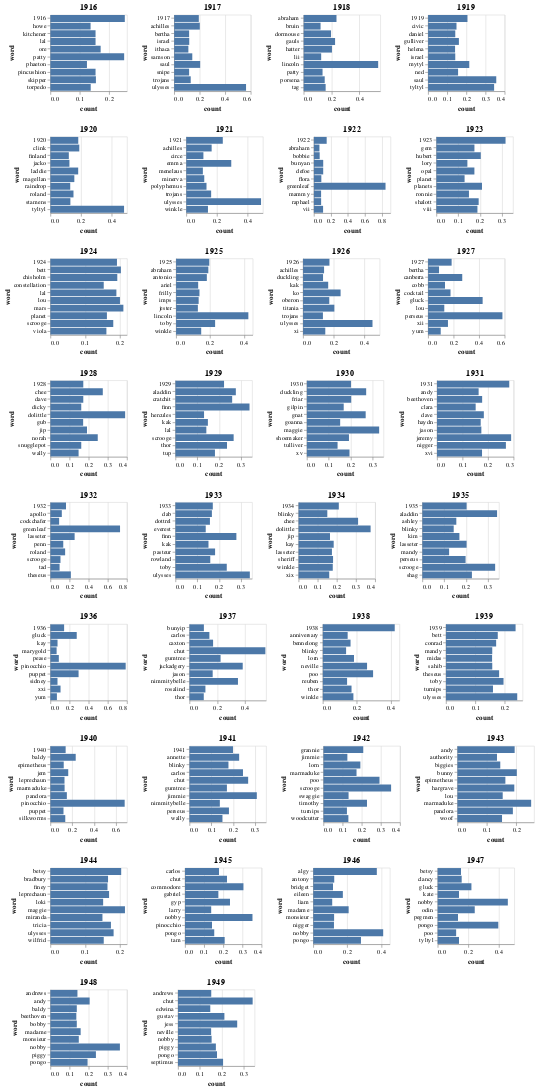

The notebook cell this image was saved under:
### Markdown cell above
And know we'll display the results in one huuuge chart.

### Code cell
compound_chart = alt.vconcat()
years = get_years(journals.value)
# Number of columns
cols = 4
start = 0
while start < len(years):
    row = alt.hconcat()
    for year in years[start:start+cols]:
        df_year_word_count = pd.DataFrame([{'word': w, 'count': df_tfidf_years.loc[year][w]} for w in df_years_top.loc[year].tolist()])
        chart = alt.Chart(df_year_word_count).mark_bar().encode(
            y='word:N',
            x='count:Q',
        ).properties(width=120, height=120, title=str(year), columns=4)
        row |= chart
    compound_chart &= row
    start += cols
compound_chart

### Figure 1 — Vega-Lite specification as saved in the notebook (floating-point values rounded to 4 significant figures)
{"$schema": "https://vega.github.io/schema/vega-lite/v3.3.0.json", "config": {"mark": {"tooltip": null}, "view": {"height": 300, "width": 400}}, "data": {"name": "data-eb2e9e7489804f1b88b633282f2a792a"}, "datasets": {"data-0b9aeb9887d76cd155191421254f8161": [{"count": 0.4811, "word": "tyltyl"}, {"count": 0.1886, "word": "clink"}, {"count": 0.182, "word": "1920"}, {"count": 0.1815, "word": "laddie"}, {"count": 0.1563, "word": "magellan"}, {"count": 0.1508, "word": "roland"}, {"count": 0.1305, "word": "stamens"}, {"count": 0.1295, "word": "raindrop"}, {"count": 0.1243, "word": "jacko"}, {"count": 0.1203, "word": "finland"}], "data-0edc9a8010dfc2f4f6ad52bdc91d9849": [{"count": 0.3763, "word": "dolittle"}, {"count": 0.3109, "word": "chee"}, {"count": 0.2101, "word": "1934"}, {"count": 0.1834, "word": "kay"}, {"count": 0.1801, "word": "sheriff"}, {"count": 0.1786, "word": "winkle"}, {"count": 0.1742, "word": "lasseter"}, {"count": 0.1641, "word": "jip"}, {"count": 0.1601, "word": "xix"}, {"count": 0.1501, "word": "blinky"}], "data-12aac49c1ebb2c0baf8cb5f98756c3d1": [{"count": 0.5633, "word": "ulysses"}, {"count": 0.2037, "word": "saul"}, {"count": 0.2008, "word": "achilles"}, {"count": 0.1931, "word": "1917"}, {"count": 0.142, "word": "samson"}, {"count": 0.1296, "word": "trojans"}, {"count": 0.1181, "word": "israel"}, {"count": 0.1172, "word": "bertha"}, {"count": 0.1172, "word": "snipe"}, {"count": 0.1113, "word": "ithaca"}], "data-23634c772f51215a0ccdd33eba84f8c7": [{"count": 0.4882, "word": "ulysses"}, {"count": 0.2937, "word": "emma"}, {"count": 0.2384, "word": "1921"}, {"count": 0.1656, "word": "achilles"}, {"count": 0.1623, "word": "trojans"}, {"count": 0.1415, "word": "winkle"}, {"count": 0.132, "word": "polyphemus"}, {"count": 0.1173, "word": "minerva"}, {"count": 0.1117, "word": "circe"}, {"count": 0.1082, "word": "menelaus"}], "data-38557c7b4b21f7209a41fedccb88da08": [{"count": 0.3631, "word": "nobby"}, {"count": 0.2378, "word": "piggy"}, {"count": 0.2049, "word": "andy"}, {"count": 0.1942, "word": "pongo"}, {"count": 0.1581, "word": "madame"}, {"count": 0.1483, "word": "monsieur"}, {"count": 0.1413, "word": "andrews"}, {"count": 0.1379, "word": "baldy"}, {"count": 0.1379, "word": "bobby"}, {"count": 0.1355, "word": "beethoven"}], "data-454e346b977ebe89d74d36080b4f97f5": [{"count": 0.34, "word": "ulysses"}, {"count": 0.2785, "word": "finn"}, {"count": 0.2346, "word": "toby"}, {"count": 0.1812, "word": "pasteur"}, {"count": 0.1707, "word": "1933"}, {"count": 0.1666, "word": "dab"}, {"count": 0.1592, "word": "rowland"}, {"count": 0.1576, "word": "dottrel"}, {"count": 0.151, "word": "kak"}, {"count": 0.1384, "word": "everest"}], "data-513be4838f55599c0b6cf7887ce95f48": [{"count": 0.3078, "word": "jimmie"}, {"count": 0.2682, "word": "chut"}, {"count": 0.2445, "word": "carlos"}, {"count": 0.2271, "word": "annette"}, {"count": 0.1989, "word": "1941"}, {"count": 0.1804, "word": "perseus"}, {"count": 0.1782, "word": "blinky"}, {"count": 0.1711, "word": "gumtree"}, {"count": 0.1507, "word": "wally"}, {"count": 0.1387, "word": "nimmitybelle"}], "data-53a24e9f2f8535a64fa72b3681106d36": [{"count": 0.8421, "word": "greenleaf"}, {"count": 0.1503, "word": "1922"}, {"count": 0.1095, "word": "bunyan"}, {"count": 0.1094, "word": "defoe"}, {"count": 0.1081, "word": "vii"}, {"count": 0.08748, "word": "flora"}, {"count": 0.08503, "word": "raphael"}, {"count": 0.08456, "word": "mammy"}, {"count": 0.06802, "word": "bobbie"}, {"count": 0.0651, "word": "abraham"}], "data-57442175d88dbcaec9b558d8ab61ec5a": [{"count": 0.3534, "word": "scrooge"}, {"count": 0.2928, "word": "poo"}, {"count": 0.2274, "word": "timothy"}, {"count": 0.2079, "word": "grannie"}, {"count": 0.1928, "word": "lorn"}, {"count": 0.1727, "word": "marmaduke"}, {"count": 0.1312, "word": "swaggie"}, {"count": 0.1302, "word": "woodcutter"}, {"count": 0.1249, "word": "jimmie"}, {"count": 0.1226, "word": "turnips"}], "data-6071fe51513fb71ff32eea9720a64c4a": [{"count": 0.5451, "word": "chut"}, {"count": 0.3825, "word": "jackadgery"}, {"count": 0.3483, "word": "nimmitybelle"}, {"count": 0.2233, "word": "gumtree"}, {"count": 0.1696, "word": "caxton"}, {"count": 0.1666, "word": "jason"}, {"count": 0.143, "word": "carlos"}, {"count": 0.1145, "word": "rosalind"}, {"count": 0.1034, "word": "bunyip"}, {"count": 0.1026, "word": "thor"}], "data-636a5ee6615b8edbd04ad901d7828ab3": [{"count": 0.4535, "word": "ulysses"}, {"count": 0.2452, "word": "ko"}, {"count": 0.2044, "word": "titania"}, {"count": 0.1725, "word": "1926"}, {"count": 0.1713, "word": "oberon"}, {"count": 0.1642, "word": "kak"}, {"count": 0.1452, "word": "xi"}, {"count": 0.1373, "word": "achilles"}, {"count": 0.1305, "word": "duckling"}, {"count": 0.1298, "word": "trojans"}], "data-6b4552c442c6bb33f31352c9670051fa": [{"count": 0.2097, "word": "mars"}, {"count": 0.2026, "word": "bett"}, {"count": 0.1999, "word": "lou"}, {"count": 0.1922, "word": "chisholm"}, {"count": 0.1913, "word": "1924"}, {"count": 0.1896, "word": "lal"}, {"count": 0.1806, "word": "scrooge"}, {"count": 0.1624, "word": "planet"}, {"count": 0.1609, "word": "viola"}, {"count": 0.1532, "word": "constellation"}], "data-72765005b534a686dec9720366aa3452": [{"count": 0.5351, "word": "lincoln"}, {"count": 0.2356, "word": "abraham"}, {"count": 0.2255, "word": "gauls"}, {"count": 0.2031, "word": "hatter"}, {"count": 0.1963, "word": "dormouse"}, {"count": 0.1577, "word": "tag"}, {"count": 0.151, "word": "porsena"}, {"count": 0.1355, "word": "patty"}, {"count": 0.1257, "word": "lii"}, {"count": 0.1212, "word": "bruin"}], "data-747d381d127e01b6fc3583efef398fee": [{"count": 0.3524, "word": "nobby"}, {"count": 0.3052, "word": "commodore"}, {"count": 0.2349, "word": "gyp"}, {"count": 0.2193, "word": "chut"}, {"count": 0.2072, "word": "tam"}, {"count": 0.1775, "word": "carlos"}, {"count": 0.1742, "word": "gabriel"}, {"count": 0.1527, "word": "pongo"}, {"count": 0.141, "word": "pinocchio"}, {"count": 0.1368, "word": "larry"}], "data-758b544d1ce3115765b60233132c8ca8": [{"count": 0.7276, "word": "greenleaf"}, {"count": 0.2531, "word": "lasseter"}, {"count": 0.2137, "word": "theseus"}, {"count": 0.1632, "word": "1932"}, {"count": 0.1539, "word": "roland"}, {"count": 0.1344, "word": "penn"}, {"count": 0.1192, "word": "apollo"}, {"count": 0.1053, "word": "scrooge"}, {"count": 0.09599, "word": "tad"}, {"count": 0.09119, "word": "cockchafer"}], "data-7fdda19d1d0e461a242ab3d2d9b0c28d": [{"count": 0.3904, "word": "dolittle"}, {"count": 0.2737, "word": "chee"}, {"count": 0.2474, "word": "norah"}, {"count": 0.1912, "word": "jip"}, {"count": 0.1718, "word": "1928"}, {"count": 0.1718, "word": "dave"}, {"count": 0.1711, "word": "gub"}, {"count": 0.1612, "word": "dicky"}, {"count": 0.1612, "word": "snugglepot"}, {"count": 0.1473, "word": "wally"}], "data-8ba06f7b8fb309a782f28f019615ccc3": [{"count": 0.3412, "word": "chut"}, {"count": 0.2706, "word": "jess"}, {"count": 0.2121, "word": "gustav"}, {"count": 0.2061, "word": "septimus"}, {"count": 0.1783, "word": "pongo"}, {"count": 0.1731, "word": "piggy"}, {"count": 0.1537, "word": "nobby"}, {"count": 0.152, "word": "andrews"}, {"count": 0.1515, "word": "neville"}, {"count": 0.1476, "word": "edwina"}], "data-933778585679c5b13089926c43534693": [{"count": 0.2142, "word": "maggie"}, {"count": 0.2034, "word": "betsy"}, {"count": 0.1816, "word": "ulysses"}, {"count": 0.1739, "word": "tricia"}, {"count": 0.1686, "word": "leprechaun"}, {"count": 0.1657, "word": "bradbury"}, {"count": 0.164, "word": "finey"}, {"count": 0.1533, "word": "wilfrid"}, {"count": 0.1516, "word": "loki"}, {"count": 0.1496, "word": "miranda"}], "data-a16066f589934087d11906c45dd679a0": [{"count": 0.2503, "word": "marmaduke"}, {"count": 0.2016, "word": "bunny"}, {"count": 0.1943, "word": "andy"}, {"count": 0.1931, "word": "hargrave"}, {"count": 0.1882, "word": "pandora"}, {"count": 0.1628, "word": "epimetheus"}, {"count": 0.1537, "word": "lou"}, {"count": 0.1514, "word": "woof"}, {"count": 0.1455, "word": "biggies"}, {"count": 0.1343, "word": "authority"}], "data-b7be96cb5d5a7125000530ed05042a5b": [{"count": 0.3561, "word": "saul"}, {"count": 0.3449, "word": "tyltyl"}, {"count": 0.2151, "word": "mytyl"}, {"count": 0.2056, "word": "1919"}, {"count": 0.1609, "word": "gulliver"}, {"count": 0.1567, "word": "ned"}, {"count": 0.1484, "word": "civic"}, {"count": 0.142, "word": "daniel"}, {"count": 0.1419, "word": "israel"}, {"count": 0.141, "word": "helena"}], "data-b85161432ffa1d1a8cd3895656f78353": [{"count": 0.2904, "word": "jeremy"}, {"count": 0.283, "word": "1931"}, {"count": 0.2699, "word": "nigger"}, {"count": 0.1834, "word": "dave"}, {"count": 0.1768, "word": "beethoven"}, {"count": 0.1763, "word": "xvi"}, {"count": 0.1737, "word": "jason"}, {"count": 0.1711, "word": "haydn"}, {"count": 0.163, "word": "andy"}, {"count": 0.1514, "word": "clara"}], "data-b98d33c4a0303c507f31ed03b8a74614": [{"count": 0.4582, "word": "nobby"}, {"count": 0.396, "word": "pongo"}, {"count": 0.2421, "word": "odin"}, {"count": 0.2205, "word": "gluck"}, {"count": 0.1569, "word": "clancy"}, {"count": 0.1524, "word": "betsy"}, {"count": 0.1394, "word": "tyltyl"}, {"count": 0.1392, "word": "kate"}, {"count": 0.1329, "word": "pegmen"}, {"count": 0.1207, "word": "poo"}], "data-c07f7709f01f48b27267317076ff2c2c": [{"count": 0.4248, "word": "lincoln"}, {"count": 0.2294, "word": "toby"}, {"count": 0.195, "word": "1925"}, {"count": 0.1895, "word": "abraham"}, {"count": 0.1808, "word": "antonio"}, {"count": 0.1477, "word": "winkle"}, {"count": 0.1374, "word": "frilly"}, {"count": 0.1327, "word": "imps"}, {"count": 0.1298, "word": "ariel"}, {"count": 0.128, "word": "jester"}], "data-c168242a69169adee0bdbda03a047f7c": [{"count": 0.2421, "word": "ulysses"}, {"count": 0.2364, "word": "1939"}, {"count": 0.1955, "word": "toby"}, {"count": 0.1805, "word": "theseus"}, {"count": 0.1759, "word": "bett"}, {"count": 0.1704, "word": "conrad"}, {"count": 0.1597, "word": "turnips"}, {"count": 0.1572, "word": "mandy"}, {"count": 0.1572, "word": "sahib"}, {"count": 0.1566, "word": "midas"}], "data-c4381a9518076374a19528d04b997d4d": [{"count": 0.411, "word": "nobby"}, {"count": 0.3736, "word": "algy"}, {"count": 0.2804, "word": "pongo"}, {"count": 0.208, "word": "madame"}, {"count": 0.1739, "word": "eileen"}, {"count": 0.1233, "word": "antony"}, {"count": 0.1225, "word": "monsieur"}, {"count": 0.1217, "word": "nigger"}, {"count": 0.1161, "word": "bridget"}, {"count": 0.1114, "word": "liam"}], "data-c5d4978252976156a1b9071062de1c36": [{"count": 0.3386, "word": "finn"}, {"count": 0.276, "word": "aladdin"}, {"count": 0.2661, "word": "scrooge"}, {"count": 0.2593, "word": "cratchit"}, {"count": 0.2357, "word": "thor"}, {"count": 0.2222, "word": "1929"}, {"count": 0.1806, "word": "tup"}, {"count": 0.1483, "word": "kak"}, {"count": 0.1412, "word": "lal"}, {"count": 0.1308, "word": "hercules"}], "data-cc0fb8d5ce7ccc656c7d0c4a3fe9692d": [{"count": 0.679, "word": "pinocchio"}, {"count": 0.2314, "word": "baldy"}, {"count": 0.1631, "word": "jem"}, {"count": 0.1504, "word": "pandora"}, {"count": 0.1393, "word": "1940"}, {"count": 0.136, "word": "silkworms"}, {"count": 0.1299, "word": "marmaduke"}, {"count": 0.129, "word": "leprechaun"}, {"count": 0.1218, "word": "epimetheus"}, {"count": 0.1198, "word": "puppet"}], "data-d197ede87489e4696f3816ee8804f1a7": [{"count": 0.5825, "word": "perseus"}, {"count": 0.4274, "word": "gluck"}, {"count": 0.2676, "word": "canberra"}, {"count": 0.1844, "word": "1927"}, {"count": 0.1757, "word": "cocktail"}, {"count": 0.1557, "word": "xii"}, {"count": 0.1323, "word": "cobb"}, {"count": 0.1269, "word": "lou"}, {"count": 0.09898, "word": "yum"}, {"count": 0.0857, "word": "bertha"}], "data-d403c640984d7018214b68bf8bccfcab": [{"count": 0.3304, "word": "maggie"}, {"count": 0.2711, "word": "duckling"}, {"count": 0.2688, "word": "gnat"}, {"count": 0.2027, "word": "friar"}, {"count": 0.2017, "word": "1930"}, {"count": 0.1949, "word": "xv"}, {"count": 0.1924, "word": "shoemaker"}, {"count": 0.1684, "word": "gilpin"}, {"count": 0.1522, "word": "goanna"}, {"count": 0.1403, "word": "tulliver"}], "data-d61590ee1d7ea2cbe05a21507c09757e": [{"count": 0.3416, "word": "aladdin"}, {"count": 0.3328, "word": "scrooge"}, {"count": 0.2266, "word": "shag"}, {"count": 0.2023, "word": "1935"}, {"count": 0.2023, "word": "lasseter"}, {"count": 0.1976, "word": "perseus"}, {"count": 0.1694, "word": "kim"}, {"count": 0.1553, "word": "ashley"}, {"count": 0.1433, "word": "blinky"}, {"count": 0.1223, "word": "mandy"}], "data-d6a20f8d88518995f0ee108be8682d8e": [{"count": 0.4226, "word": "1938"}, {"count": 0.2954, "word": "poo"}, {"count": 0.26, "word": "neville"}, {"count": 0.1831, "word": "lorn"}, {"count": 0.1797, "word": "winkle"}, {"count": 0.1687, "word": "thor"}, {"count": 0.1629, "word": "bennelong"}, {"count": 0.1459, "word": "anniversary"}, {"count": 0.1426, "word": "reuben"}, {"count": 0.1368, "word": "blinky"}], "data-d9ad500c8602b2807fa497cd031a62dd": [{"count": 0.7867, "word": "pinocchio"}, {"count": 0.2944, "word": "puppet"}, {"count": 0.2751, "word": "gluck"}, {"count": 0.1433, "word": "1936"}, {"count": 0.106, "word": "xxi"}, {"count": 0.08796, "word": "pease"}, {"count": 0.07455, "word": "kay"}, {"count": 0.07419, "word": "sidney"}, {"count": 0.06801, "word": "yum"}, {"count": 0.06491, "word": "marygold"}], "data-e0ea42bec8c43b2290c79979d3bb7551": [{"count": 0.3161, "word": "1923"}, {"count": 0.2084, "word": "planets"}, {"count": 0.2029, "word": "hubert"}, {"count": 0.1933, "word": "shalott"}, {"count": 0.1876, "word": "viii"}, {"count": 0.1739, "word": "gem"}, {"count": 0.1738, "word": "opal"}, {"count": 0.1489, "word": "ronnie"}, {"count": 0.1417, "word": "lory"}, {"count": 0.1289, "word": "planet"}], "data-eb2e9e7489804f1b88b633282f2a792a": [{"count": 0.2527, "word": "1916"}, {"count": 0.2505, "word": "patty"}, {"count": 0.1706, "word": "ore"}, {"count": 0.1546, "word": "skipper"}, {"count": 0.1533, "word": "kitchener"}, {"count": 0.1533, "word": "lal"}, {"count": 0.1533, "word": "pincushion"}, {"count": 0.1369, "word": "torpedo"}, {"count": 0.1365, "word": "howe"}, {"count": 0.1241, "word": "phaeton"}]}, "vconcat": [{"hconcat": [{"columns": 4, "encoding": {"x": {"field": "count", "type": "quantitative"}, "y": {"field": "word", "type": "nominal"}}, "height": 120, "mark": "bar", "title": "1916", "width": 120}, {"columns": 4, "data": {"name": "data-12aac49c1ebb2c0baf8cb5f98756c3d1"}, "encoding": {"x": {"field": "count", "type": "quantitative"}, "y": {"field": "word", "type": "nominal"}}, "height": 120, "mark": "bar", "title": "1917", "width": 120}, {"columns": 4, "data": {"name": "data-72765005b534a686dec9720366aa3452"}, "encoding": {"x": {"field": "count", "type": "quantitative"}, "y": {"field": "word", "type": "nominal"}}, "height": 120, "mark": "bar", "title": "1918", "width": 120}, {"columns": 4, "data": {"name": "data-b7be96cb5d5a7125000530ed05042a5b"}, "encoding": {"x": {"field": "count", "type": "quantitative"}, "y": {"field": "word", "type": "nominal"}}, "height": 120, "mark": "bar", "title": "1919", "width": 120}]}, {"data": {"name": "data-0b9aeb9887d76cd155191421254f8161"}, "hconcat": [{"columns": 4, "encoding": {"x": {"field": "count", "type": "quantitative"}, "y": {"field": "word", "type": "nominal"}}, "height": 120, "mark": "bar", "title": "1920", "width": 120}, {"columns": 4, "data": {"name": "data-23634c772f51215a0ccdd33eba84f8c7"}, "encoding": {"x": {"field": "count", "type": "quantitative"}, "y": {"field": "word", "type": "nominal"}}, "height": 120, "mark": "bar", "title": "1921", "width": 120}, {"columns": 4, "data": {"name": "data-53a24e9f2f8535a64fa72b3681106d36"}, "encoding": {"x": {"field": "count", "type": "quantitative"}, "y": {"field": "word", "type": "nominal"}}, "height": 120, "mark": "bar", "title": "1922", "width": 120}, {"columns": 4, "data": {"name": "data-e0ea42bec8c43b2290c79979d3bb7551"}, "encoding": {"x": {"field": "count", "type": "quantitative"}, "y": {"field": "word", "type": "nominal"}}, "height": 120, "mark": "bar", "title": "1923", "width": 120}]}, {"data": {"name": "data-6b4552c442c6bb33f31352c9670051fa"}, "hconcat": [{"columns": 4, "encoding": {"x": {"field": "count", "type": "quantitative"}, "y": {"field": "word", "type": "nominal"}}, "height": 120, "mark": "bar", "title": "1924", "width": 120}, {"columns": 4, "data": {"name": "data-c07f7709f01f48b27267317076ff2c2c"}, "encoding": {"x": {"field": "count", "type": "quantitative"}, "y": {"field": "word", "type": "nominal"}}, "height": 120, "mark": "bar", "title": "1925", "width": 120}, {"columns": 4, "data": {"name": "data-636a5ee6615b8edbd04ad901d7828ab3"}, "encoding": {"x": {"field": "count", "type": "quantitative"}, "y": {"field": "word", "type": "nominal"}}, "height": 120, "mark": "bar", "title": "1926", "width": 120}, {"columns": 4, "data": {"name": "data-d197ede87489e4696f3816ee8804f1a7"}, "encoding": {"x": {"field": "count", "type": "quantitative"}, "y": {"field": "word", "type": "nominal"}}, "height": 120, "mark": "bar", "title": "1927", "width": 120}]}, {"data": {"name": "data-7fdda19d1d0e461a242ab3d2d9b0c28d"}, "hconcat": [{"columns": 4, "encoding": {"x": {"field": "count", "type": "quantitative"}, "y": {"field": "word", "type": "nominal"}}, "height": 120, "mark": "bar", "title": "1928", "width": 120}, {"columns": 4, "data": {"name": "data-c5d4978252976156a1b9071062de1c36"}, "encoding": {"x": {"field": "count", "type": "quantitative"}, "y": {"field": "word", "type": "nominal"}}, "height": 120, "mark": "bar", "title": "1929", "width": 120}, {"columns": 4, "data": {"name": "data-d403c640984d7018214b68bf8bccfcab"}, "encoding": {"x": {"field": "count", "type": "quantitative"}, "y": {"field": "word", "type": "nominal"}}, "height": 120, "mark": "bar", "title": "1930", "width": 120}, {"columns": 4, "data": {"name": "data-b85161432ffa1d1a8cd3895656f78353"}, "encoding": {"x": {"field": "count", "type": "quantitative"}, "y": {"field": "word", "type": "nominal"}}, "height": 120, "mark": "bar", "title": "1931", "width": 120}]}, {"data": {"name": "data-758b544d1ce3115765b60233132c8ca8"}, "hconcat": [{"columns": 4, "encoding": {"x": {"field": "count", "type": "quantitative"}, "y": {"field": "word", "type": "nominal"}}, "height": 120, "mark": "bar", "title": "1932", "width": 120}, {"columns": 4, "data": {"name": "data-454e346b977ebe89d74d36080b4f97f5"}, "encoding": {"x": {"field": "count", "type": "quantitative"}, "y": {"field": "word", "type": "nominal"}}, "height": 120, "mark": "bar", "title": "1933", "width": 120}, {"columns": 4, "data": {"name": "data-0edc9a8010dfc2f4f6ad52bdc91d9849"}, "encoding": {"x": {"field": "count", "type": "quantitative"}, "y": {"field": "word", "type": "nominal"}}, "height": 120, "mark": "bar", "title": "1934", "width": 120}, {"columns": 4, "data": {"name": "data-d61590ee1d7ea2cbe05a21507c09757e"}, "encoding": {"x": {"field": "count", "type": "quantitative"}, "y": {"field": "word", "type": "nominal"}}, "height": 120, "mark": "bar", "title": "1935", "width": 120}]}, {"data": {"name": "data-d9ad500c8602b2807fa497cd031a62dd"}, "hconcat": [{"columns": 4, "encoding": {"x": {"field": "count", "type": "quantitative"}, "y": {"field": "word", "type": "nominal"}}, "height": 120, "mark": "bar", "title": "1936", "width": 120}, {"columns": 4, "data": {"name": "data-6071fe51513fb71ff32eea9720a64c4a"}, "encoding": {"x": {"field": "count", "type": "quantitative"}, "y": {"field": "word", "type": "nominal"}}, "height": 120, "mark": "bar", "title": "1937", "width": 120}, {"columns": 4, "data": {"name": "data-d6a20f8d88518995f0ee108be8682d8e"}, "encoding": {"x": {"field": "count", "type": "quantitative"}, "y": {"field": "word", "type": "nominal"}}, "height": 120, "mark": "bar", "title": "1938", "width": 120}, {"columns": 4, "data": {"name": "data-c168242a69169adee0bdbda03a047f7c"}, "encoding": {"x": {"field": "count", "type": "quantitative"}, "y": {"field": "word", "type": "nominal"}}, "height": 120, "mark": "bar", "title": "1939", "width": 120}]}, {"data": {"name": "data-cc0fb8d5ce7ccc656c7d0c4a3fe9692d"}, "hconcat": [{"columns": 4, "encoding": {"x": {"field": "count", "type": "quantitative"}, "y": {"field": "word", "type": "nominal"}}, "height": 120, "mark": "bar", "title": "1940", "width": 120}, {"columns": 4, "data": {"name": "data-513be4838f55599c0b6cf7887ce95f48"}, "encoding": {"x": {"field": "count", "type": "quantitative"}, "y": {"field": "word", "type": "nominal"}}, "height": 120, "mark": "bar", "title": "1941", "width": 120}, {"columns": 4, "data": {"name": "data-57442175d88dbcaec9b558d8ab61ec5a"}, "encoding": {"x": {"field": "count", "type": "quantitative"}, "y": {"field": "word", "type": "nominal"}}, "height": 120, "mark": "bar", "title": "1942", "width": 120}, {"columns": 4, "data": {"name": "data-a16066f589934087d11906c45dd679a0"}, "encoding": {"x": {"field": "count", "type": "quantitative"}, "y": {"field": "word", "type": "nominal"}}, "height": 120, "mark": "bar", "title": "1943", "width": 120}]}, {"data": {"name": "data-933778585679c5b13089926c43534693"}, "hconcat": [{"columns": 4, "encoding": {"x": {"field": "count", "type": "quantitative"}, "y": {"field": "word", "type": "nominal"}}, "height": 120, "mark": "bar", "title": "1944", "width": 120}, {"columns": 4, "data": {"name": "data-747d381d127e01b6fc3583efef398fee"}, "encoding": {"x": {"field": "count", "type": "quantitative"}, "y": {"field": "word", "type": "nominal"}}, "height": 120, "mark": "bar", "title": "1945", "width": 120}, {"columns": 4, "data": {"name": "data-c4381a9518076374a19528d04b997d4d"}, "encoding": {"x": {"field": "count", "type": "quantitative"}, "y": {"field": "word", "type": "nominal"}}, "height": 120, "mark": "bar", "title": "1946", "width": 120}, {"columns": 4, "data": {"name": "data-b98d33c4a0303c507f31ed03b8a74614"}, "encoding": {"x": {"field": "count", "type": "quantitative"}, "y": {"field": "word", "type": "nominal"}}, "height": 120, "mark": "bar", "title": "1947", "width": 120}]}, {"data": {"name": "data-38557c7b4b21f7209a41fedccb88da08"}, "hconcat": [{"columns": 4, "encoding": {"x": {"field": "count", "type": "quantitative"}, "y": {"field": "word", "type": "nominal"}}, "height": 120, "mark": "bar", "title": "1948", "width": 120}, {"columns": 4, "data": {"name": "data-8ba06f7b8fb309a782f28f019615ccc3"}, "encoding": {"x": {"field": "count", "type": "quantitative"}, "y": {"field": "word", "type": "nominal"}}, "height": 120, "mark": "bar", "title": "1949", "width": 120}]}]}
